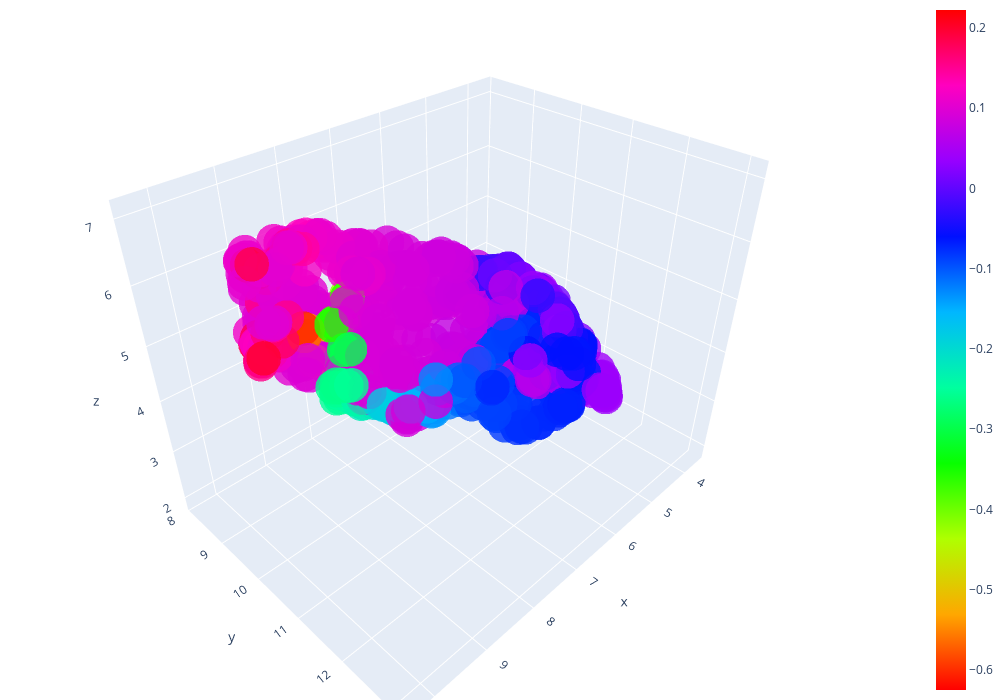

The code cell stored with this chart in its notebook:
### Code cell
fig = go.Figure(
    data=[
        go.Scatter3d(
            x=layout_3d_cluster[:, 0],
            y=layout_3d_cluster[:, 1],
            z=layout_3d_cluster[:, 2],
            mode="markers",
            marker=dict(
                size=12,
                color=f_new,
                colorscale="hsv",
                opacity=0.8,
                showscale=True,
            ),
        )
    ]
)
fig.update_layout(
    autosize=False, width=1000, height=700, margin=dict(l=0, r=0, b=0, t=0)
)
fig.write_html("circular_feature_3D_final_v2_copy.html")
fig.show()

### Figure 1 — Plotly figure (JSON) as saved in the notebook; plotly's stock layout.template omitted (floating-point values rounded to 4 significant figures; data arrays with more than 128 entries replaced by an {"elided": "..."} marker saying what was removed)
{"data": [{"marker": {"color": {"elided": "925 float values"}, "colorscale": [[0, "#ff0000"], [0.1111, "#ffa700"], [0.2222, "#afff00"], [0.3333, "#08ff00"], [0.4444, "#00ff9f"], [0.5556, "#00b7ff"], [0.6667, "#0010ff"], [0.7778, "#9700ff"], [0.8889, "#ff00bf"], [1, "#ff0000"]], "opacity": 0.8, "showscale": true, "size": 12}, "mode": "markers", "type": "scatter3d", "x": {"elided": "925 float values"}, "y": {"elided": "925 float values"}, "z": {"elided": "925 float values"}}], "layout": {"autosize": false, "height": 700, "margin": {"b": 0, "l": 0, "r": 0, "t": 0}, "width": 1000}}
